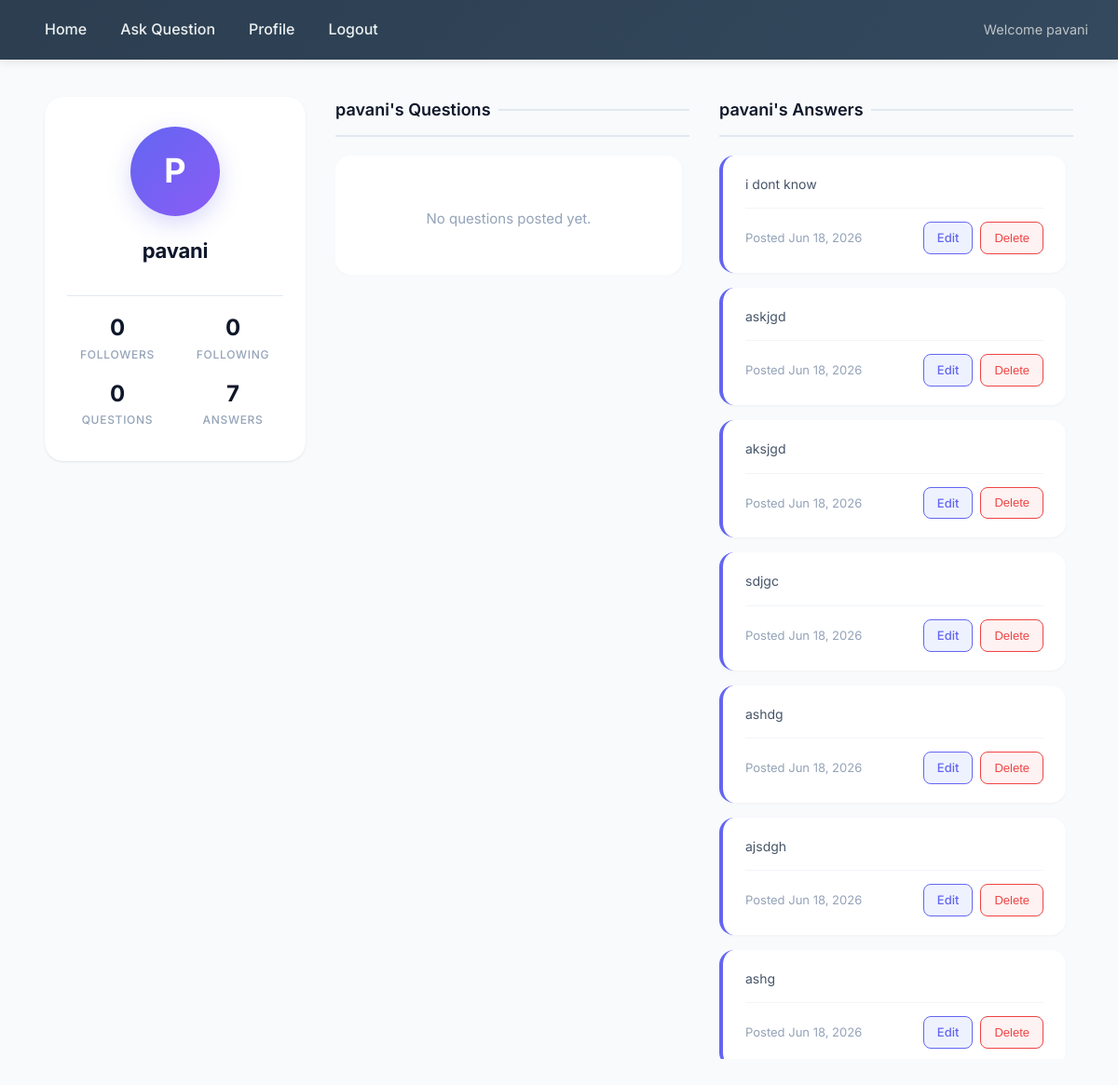
The page /user/1/ (signed in) on the database as committed earlier.
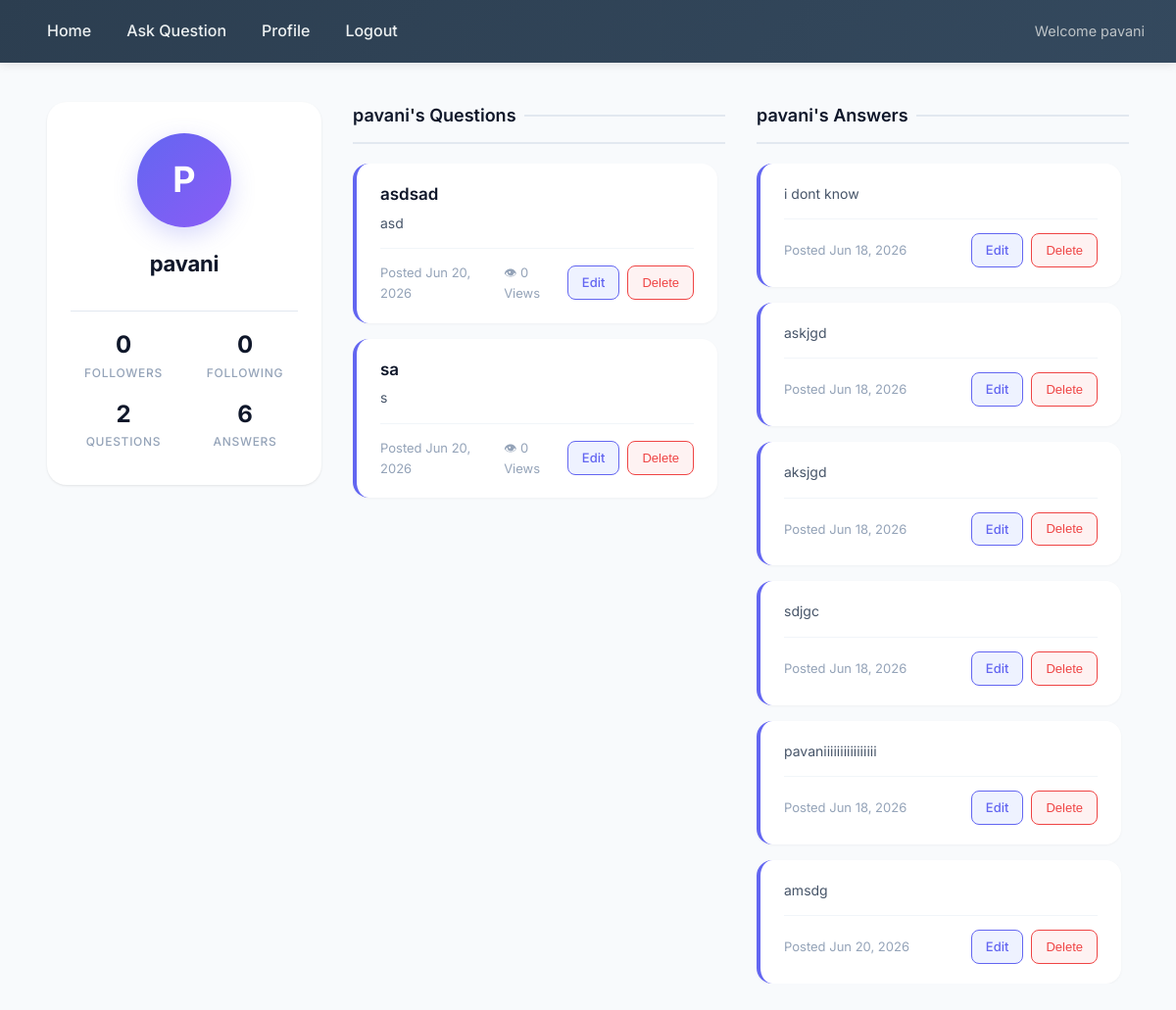
The same page on the database as committed later.
### qa/models.py (models this page shows, shortened)
class Answer(models.Model):
    question = models.ForeignKey(
        Question,
        on_delete=models.CASCADE,
        related_name='answers'
    )
    body = models.TextField()
    author = models.ForeignKey(
        User,
        on_delete=models.CASCADE
    )
    votes = models.IntegerField(
        default=0
    )
    created_at = models.DateTimeField(
        auto_now_add=True
    )
    is_accepted = models.BooleanField(
        default=False
    )

class Question(models.Model):
    title = models.CharField(max_length=200)
    body = models.TextField()
    tags = models.CharField(max_length=200)
    author = models.ForeignKey(
        User,
        on_delete=models.CASCADE
    )
    created_at = models.DateTimeField(
        auto_now_add=True
    )
    views = models.PositiveIntegerField(default=0)

### qa/views.py (the view)
@login_required
def user_profile(request, user_id):
    user = get_object_or_404(
        User,
        id=user_id
    )
    followers_count = Follow.objects.filter(following=user).count()
    following_count = Follow.objects.filter(follower=user).count()
    is_following = False
    if request.user.is_authenticated:
        is_following = Follow.objects.filter(
            follower=request.user,
            following=user
        ).exists()
    print("User:", user.username)
    print("Followers:", followers_count)
    print("Following:", following_count)
    questions = Question.objects.filter(author=user)
    answers = Answer.objects.filter(author=user)
    return render(
        request,
        'qa/profile.html',
        {
            'profile_user': user,
            'questions': questions,
            'answers': answers,
            'followers_count': followers_count,
            'following_count': following_count,
            'is_following': is_following,
        }
    )

### qa/templates/qa/profile.html (shortened to what this page needs)
{% extends 'qa/base.html' %}
{% block content %}
<div class="container">
    <div class="profile-container">
        <aside class="left-column">
            <div class="profile-card">
                <div class="avatar">{{ profile_user.username|first|upper }}</div>
                <div class="profile-info">
                    <h2>{{ profile_user.username }}</h2>
                </div>
                <div class="stats">
                    <div class="stat-card"
                        data-user-id="{{ profile_user.id }}"
                        onclick="openFollowersModal(this)"
                        style="cursor:pointer;">
                        <strong>{{ followers_count }}</strong>
                        <span>Followers</span>
                    </div>
                    <div class="stat-card"
                        data-user-id="{{ profile_user.id }}"
                        onclick="openFollowingModal(this)"
                        style="cursor:pointer;">
                        <strong>{{ following_count }}</strong>
                        <span>Following</span>
                    </div>
                    <div class="stat-card">
                        <strong>{{ questions|length }}</strong>
                        <span>Questions</span>
                    </div>
                    <div class="stat-card">
                        <strong>{{ answers|length }}</strong>
                        <span>Answers</span>
                    </div>
                </div>
            </div>
        </aside>
        <section class="middle-column">
            <h2 class="section-title">{{ profile_user.username }}'s Questions</h2>
            <div class="scroll-box">
                {% for q in questions %}
                <article class="post-card">
                    <a href="{% url 'question_detail' q.id %}" class="post-title">{{ q.title }}</a>
                    <div class="post-body">{{ q.body|truncatewords:20 }}</div>
                    <div class="post-meta">
                        <span>Posted {{ q.created_at|date:"M d, Y" }}</span>👁 {{ q.views }} Views
                        <div class="action-buttons">
                            {% if request.user == q.author %}
                            <a href="{% url 'edit_question' q.id %}" class="btn edit-btn">Edit</a>
                            <button class="btn delete-btn" onclick="openModal('{{ q.id }}', 'question')">Delete</button>
                            {% endif %}
                        </div>
                    </div>
                </article>
                {% empty %}
                <div class="empty-state">
                    <p>No questions posted yet.</p>
                </div>
                {% endfor %}
            </div>
        </section>
        <div class="right-column">
            <h2 class="section-title">{{ profile_user.username }}'s Answers</h2>
            <div class="scroll-box">
                {% for a in answers %}
                <article class="post-card">
                    <div class="post-body">{{ a.body|truncatewords:30 }}</div>
                    <div class="post-meta">
                        <span>Posted {{ a.created_at|date:"M d, Y" }}</span>
                        <div class="action-buttons">
                            {% if request.user == a.author %}
                            <a href="{% url 'edit_answer' a.id %}" class="btn edit-btn">Edit</a>
                            <button class="btn delete-btn" onclick="openModal('{{ a.id }}', 'answer')">Delete</button>
                            {% endif %}
                        </div>
                    </div>
                </article>
                {% empty %}
                <div class="empty-state">
                    <p>No answers posted yet.</p>
                </div>
                {% endfor %}
            </div>
    </div>
</div>
{% endblock %}

Rows that differ between the two databases and show on the page:
removed Answer: body "ajsdgh", created_at "Jun 18, 2026"
removed Answer: body "ashg", created_at "Jun 18, 2026"
added Question: title "asdsad", body "asd", created_at "Jun 20, 2026", views "0"
added Question: title "sa", body "s", created_at "Jun 20, 2026", views "0"
changed Answer: body "ashdg" → "pavaniiiiiiiiiiiiiiii"
added Answer: body "amsdg", created_at "Jun 20, 2026"
Other text that changed with them:
{{ questions|length }}: "0" → "2"
{{ answers|length }}: "7" → "6"
text no longer shown: "No questions posted yet."
